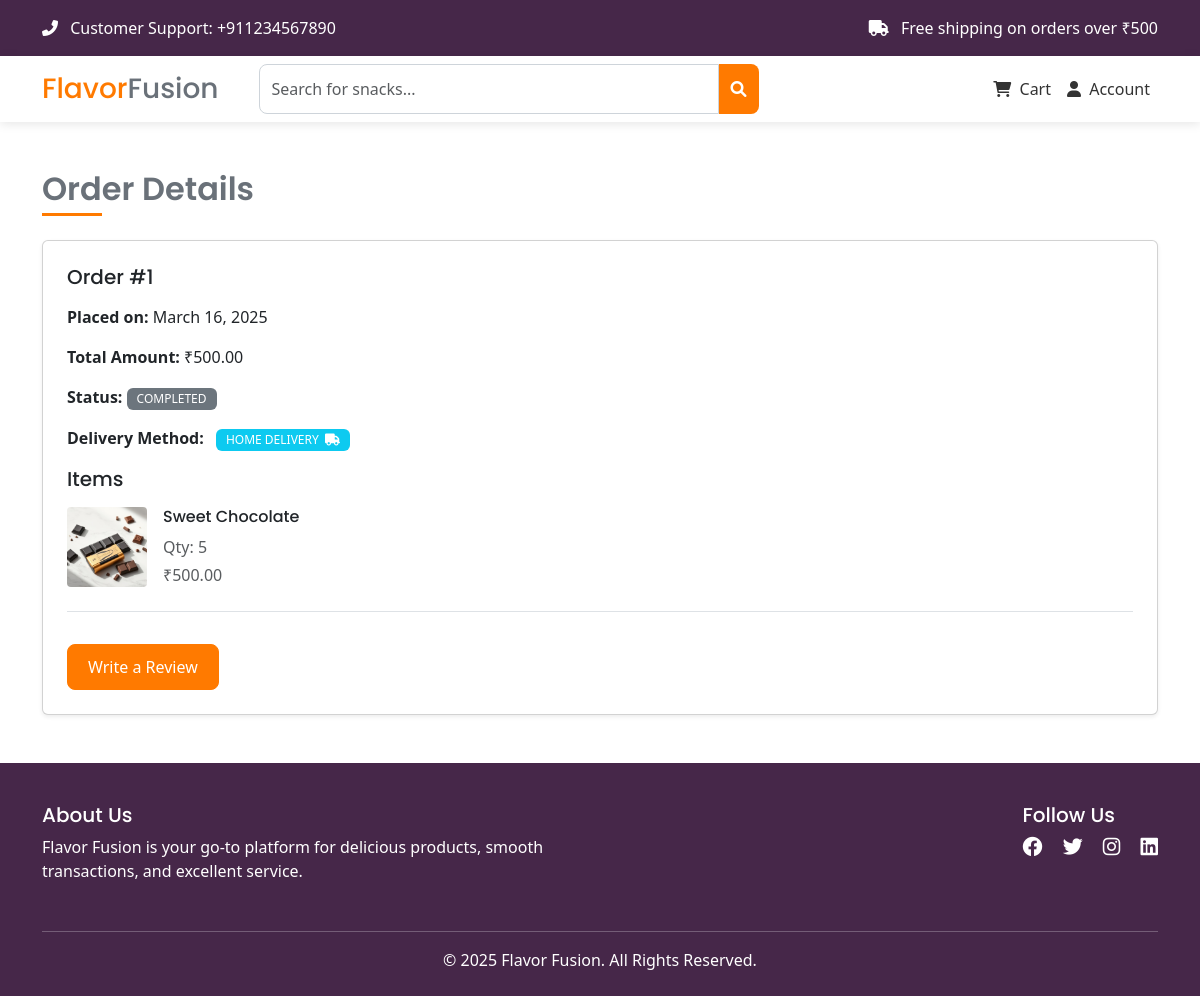
The app's page /profile/orders/view?id=1 (signed in) with its own data.
### tables this page shows
CREATE TABLE `orders` (
  `id` int(11) NOT NULL,
  `user_id` int(11) NOT NULL,
  `total_amount` decimal(10,2) NOT NULL,
  `delivery_option` enum('delivery','pickup') NOT NULL,
  `status` enum('pending','processing','completed','cancelled') DEFAULT 'pending',
  `created_at` timestamp NOT NULL DEFAULT current_timestamp()
);

CREATE TABLE `order_items` (
  `id` int(11) NOT NULL,
  `order_id` int(11) NOT NULL,
  `product_id` int(11) NOT NULL,
  `price` int(11) NOT NULL,
  `quantity` int(11) NOT NULL,
  `subtotal` decimal(10,2) NOT NULL
);

CREATE TABLE `products` (
  `id` int(11) NOT NULL,
  `name` varchar(255) NOT NULL,
  `description` text DEFAULT NULL,
  `category_id` int(11) NOT NULL,
  `price` decimal(10,2) NOT NULL,
  `stock` int(11) NOT NULL,
  `image` varchar(255) DEFAULT NULL,
  `created_at` timestamp NOT NULL DEFAULT current_timestamp()
);

### database/database.php (called while the page is built)
<?php
require(__DIR__ . '/Connection.php');
$servername = 'localhost';
$port = 3306;
$db_name = 'flavor_fusion_db';
$username = 'root';
$password = '';
$connection = new Connection($servername, $port, $db_name, $username, $password);

### database/Connection.php (called while the page is built, shortened)
<?php
class Connection
{
    private $pdo;
    public function __construct($server_name, $port, $db_name, $username, $password)
    {
        try {
            $this->pdo = new PDO("mysql:host={$server_name};port={$port};dbname={$db_name}", $username, $password);
            $this->pdo->setAttribute(PDO::ATTR_ERRMODE, PDO::ERRMODE_EXCEPTION);
            $this->pdo->setAttribute(PDO::ATTR_DEFAULT_FETCH_MODE, PDO::FETCH_ASSOC);
        } catch (PDOException $e) {
            echo $e->getMessage();
            die();
        }
    }
    public function find($table_name, $options)
    {
        $column_names = array_keys($options);
        $condition_array = [];
        for ($i = 0; $i < count($column_names); $i++) {
            array_push($condition_array, "{$column_names[$i]} = :{$column_names[$i]}");
        }
        $condition = implode(" AND ", $condition_array);
        $statement = $this->pdo->prepare("SELECT * FROM {$table_name} WHERE {$condition}");
        $statement->execute($options);
        $result = $statement->fetchAll();
        return $result;
    }
    public function findOne($table_name, $options)
    {
        $column_names = array_keys($options);
        $condition_array = [];
        for ($i = 0; $i < count($column_names); $i++) {
            array_push($condition_array, "{$column_names[$i]} = :{$column_names[$i]}");
        }
        $condition = implode(" AND ", $condition_array);
        $statement = $this->pdo->prepare("SELECT * FROM {$table_name} WHERE {$condition} LIMIT 1");
        $statement->execute($options);
        $result = $statement->fetch();
        return $result;
    }
}

### init.php (called while the page is built, shortened)
<?php
function get_auth_user()
{
    if (isset($_SESSION["user"])) {
        return $_SESSION["user"];
    }
    return null;
}

### public/profile/orders/view/index.php (the view, shortened to what this page needs)
<?php
include_once '../../../../init.php';
include_once DB_ROOT . 'database.php';
$order_id = $_GET["id"] ?? null;
$auth_user = get_auth_user();
$order = $connection->findOne("orders", ["id" => $order_id, "user_id" => $auth_user["id"]]);
$order_items = $connection->find("order_items", ["order_id" => $order_id]);
$status_classes = [
    "pending" => "bg-secondary",
    "processing" => "bg-info",
    "shipped" => "bg-warning text-dark",
    "delivered" => "bg-success",
    "cancelled" => "bg-danger"
];
$status_badge = $status_classes[$order["status"]] ?? "bg-secondary";
$show_review_button = $order["status"] === "completed";
$delivery_label = $order["delivery_option"] === "delivery" ? "Home Delivery&nbsp; <i class='fa-solid fa-truck'></i>" : "Pickup&nbsp; <i class='fa-solid fa-map-location-dot'></i>";
?>
<?php include_once "../../../../includes/header.php"; ?>
<?php include_once "../../../../includes/nav.php"; ?>
<div class="container py-5">
    <h2 class="mb-4 section-title">Order Details</h2>
    <div class="card p-4 shadow-sm">
        <h5 class="mb-3">Order #<?= $order["id"]; ?></h5>
        <p><strong>Placed on:</strong> <?= date("F j, Y", strtotime($order["created_at"])); ?></p>
        <p><strong>Total Amount:</strong> ₹<?= $order["total_amount"]; ?></p>
        <p><strong>Status:</strong> <span class="badge <?= $status_badge; ?>"><?= ucfirst($order["status"]); ?></span></p>
        <p><strong>Delivery Method:</strong> <span class="badge ms-2 <?= $order["delivery_option"] === "delivery" ? "bg-info" : "bg-warning" ?>"><?= $delivery_label; ?></span></p>
        <h5 class="mb-3">Items</h5>
        <div class="order-items">
            <?php foreach ($order_items as $item) :
                $product = $connection->findOne("products", ["id" => $item["product_id"]]);
            ?>
                <div class="d-flex border-bottom pb-2 mb-2">
                    <img src="<?= ASSETS_PATH . 'images/' . $product["image"] ?>" class="order-img me-3" alt="<?= $product["name"] ?? 'Product'; ?>">
                    <div>
                        <h6><?= $product["name"]; ?></h6>
                        <p class="text-muted mb-1">Qty: <?= $item["quantity"]; ?></p>
                        <p class="text-muted">₹<?= $item["subtotal"]; ?></p>
                    </div>
                </div>
            <?php endforeach; ?>
        </div>
        <div class="mt-4 d-flex justify-content-between">
            <?php if ($show_review_button) : ?>
                <button class="btn btn-primary" data-bs-toggle="modal" data-bs-target="#writeReviewModal">Write a Review</button>
            <?php endif; ?>
        </div>
    </div>
</div>
<?php include_once "../../../../includes/footer.php"; ?>

### public/assets/css/style.css (style rules this page uses)
:root { --primary-color-50: #fff2e6; --primary-color-100: #ffd7b3; --primary-color: #ff7a00; --body-color: #6a7179; --gray-100: #dee2e6; --gray-500: #868e96; --secondary-color: #462749; --color-success: #20c997; --color-error: #ff6b6b; }
body { color: var(--body-color); min-height: 100dvh; display: flex; flex-direction: column; }
h1, h2, h3, h4, h5, h6 { font-family: "Poppins", sans-serif; }
.section-title { position: relative; margin-bottom: 2rem; padding-bottom: 0.5rem; font-weight: 600; }
.section-title::after { content: ""; position: absolute; bottom: 0; left: 0; width: 60px; height: 3px; background-color: var(--primary-color); }
.btn { padding: 8px 12px; border-radius: 8px; }
.btn-outline-primary:hover, .btn-primary { background-color: var(--primary-color); border-color: var(--primary-color); border-radius: 8px; padding: 10px 20px; transition: all 0.3s ease; font-weight: 500; }
.badge { font-size: 12px; text-transform: uppercase; padding: 5px 10px; font-weight: 500; }
.order-img { width: 80px; height: 80px; border-radius: 4px; }

### records on screen
orders: id "1", created_at "March 16, 2025", total_amount "500.00", status "COMPLETED"
order_items: product.image (picture), product.name "Sweet Chocolate", quantity "5", subtotal "500.00"
